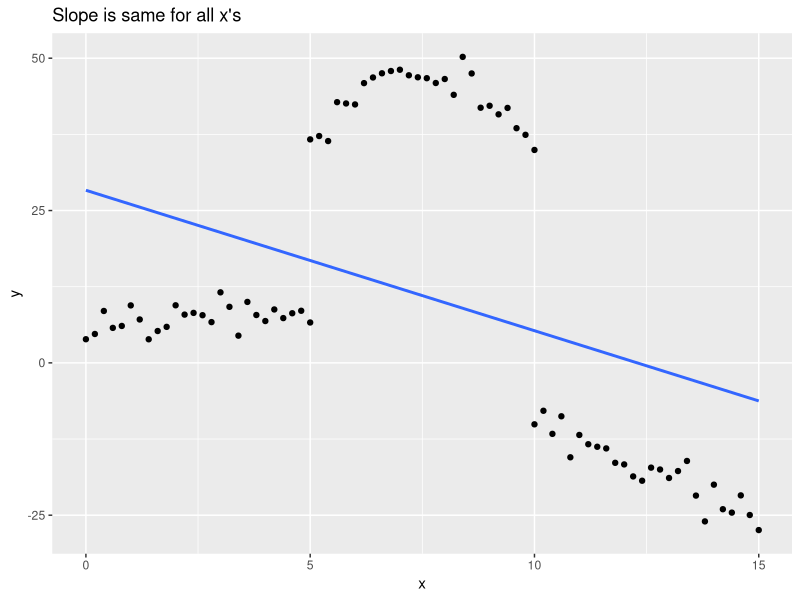
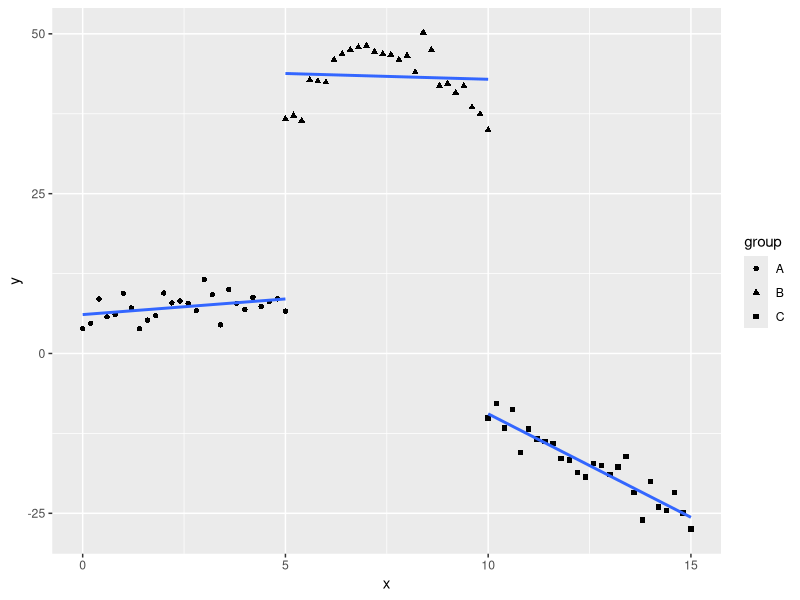
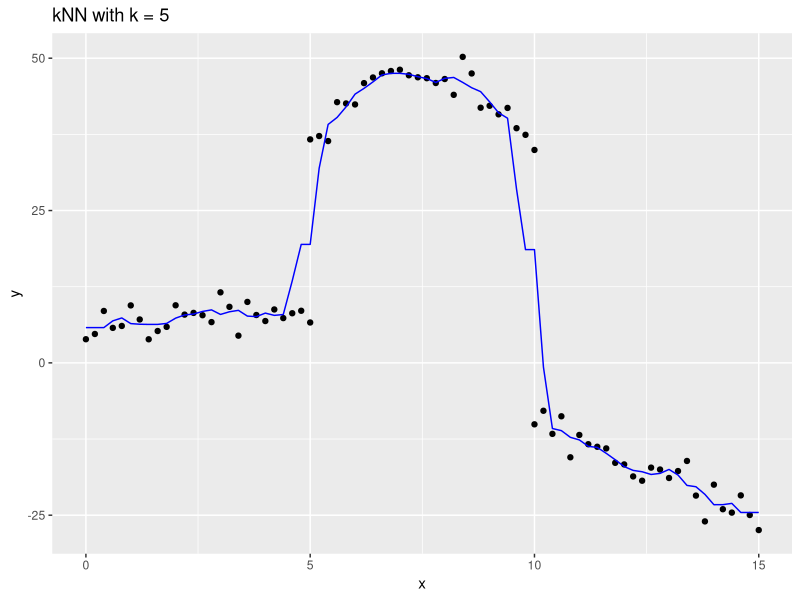
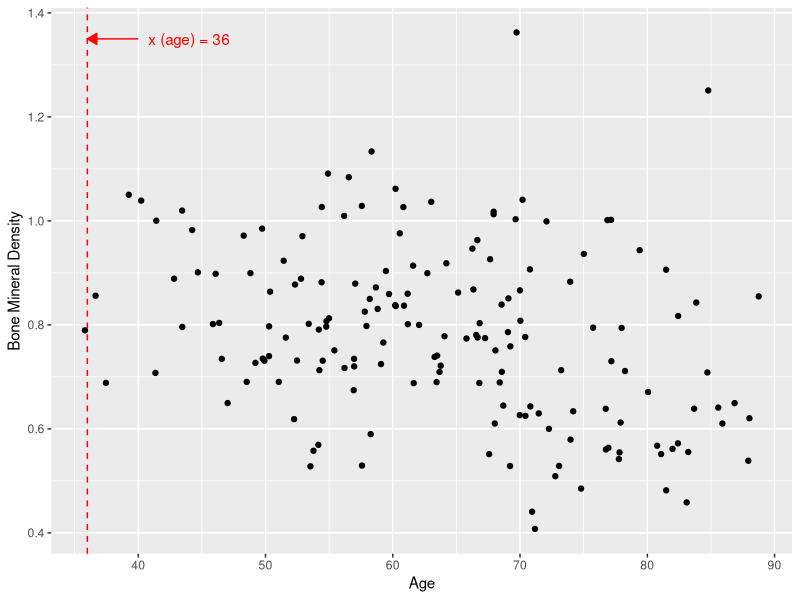

The R script that drew these images, in order:
## ---- chunk 1
knitr::opts_chunk$set(echo = TRUE)
## ---- chunk 2
remove(list = ls())

#Add libraries as needed
library(tidyverse)
library(FNN) #Use FNN for knn regression

#Read in dataset
bmd <- read.csv("L08_bmd.csv")
## ---- chunk 3
#Generate data
set.seed(123)
x1 <- seq(0,5,.2)
y1 <- 5 + 1*x1 + rnorm(length(x1), sd =2)
df1 <- data.frame(x = x1, y = y1, group = "A")

x2 <- seq(5,10,.2)
#y2 <- 10 + 4*x2 + rnorm(length(x2), sd = 2)
y2 <- -65 + 30*x2 - 2*x2^2 + rnorm(length(x2), sd = 2)
df2<- data.frame(x = x2, y = y2, group = "B")

x3 <- seq(10,15,.2)
y3 <- 20 -3*x3 + rnorm(length(x3), sd = 2)
df3<- data.frame(x = x3, y = y3, group = "C")
set.seed(NULL)

#Create data frame for ggplot
df <- rbind(df1, df2, df3)

#Create plot with single regression line (forcing slope to be same for all x)
ggplot(data = df, mapping = aes(x=x, y = y)) +
  geom_point() + 
  geom_smooth(method = lm, se = FALSE) +
  labs(title = "Slope is same for all x's")

#Create plot multiple slopes (one per section) - not shown in notes
ggplot(data = df, mapping = aes(x=x, y = y, shape = group)) +
  geom_point() + 
  geom_smooth(method = lm, se = FALSE)

#Build kNN model and Create kNN plot
xvars <- c("x")
knn.temp <- knn.reg(train = df[ , xvars, drop = FALSE],   
                    test = data.frame(x = seq(0, 15, by = 0.2)),
                    y = df$y,
                    k = 5) 

ggplot(data = df, mapping = aes(x = x, y = y)) +
  geom_point() +
  labs(title = "kNN with k = 5") + 
  geom_line(data = data.frame(x = seq(0,15,by=0.2), y = knn.temp$pred), color = "blue")

## ---- chunk 4
ggplot(data = bmd, mapping = aes(x = age, y = bmd)) +
  geom_point() +
  labs(x = "Age",
       y = "Bone Mineral Density") + 
  geom_vline(xintercept = 36, color = "red", linetype = "dashed") + 
  annotate("text", x = 44, y = 1.35, label= "x (age) = 36", color = "red") +
  annotate("segment", x = 40, y = 1.35, xend = 36, yend = 1.35, color = "red",
         arrow = arrow(type = "closed", length = unit(0.02, "npc")))
## ---- chunk 5
#Create Indicator(s) for Medication
#First, determine the levels of medication

bmd <-
  bmd %>%
  mutate(Anti = ifelse(medication == "Anticonvulsant", 1, 0),
         Gluc = ifelse(medication == "Glucocorticoids", 1, 0))

#Create indicators - since medication has 3 levels, create 2 indicators

xvars <- c("age", "weight_kg", "Anti", "Gluc")
bmd[ , xvars] <- 
  scale(bmd[ , xvars], center = TRUE, scale = TRUE)

#Scale my numeric variables

set.seed(123)
train_ind <-
  sample(1:nrow(bmd), floor(.85 * nrow(bmd)))
set.seed(NULL)

#Training/Validation split

Train <- bmd[train_ind, ]
Validation <- bmd[-train_ind, ]

## ---- chunk 6
#Build Model

linModel <-
  lm(bmd ~ age + weight_kg + Anti + Gluc, data = Train)

#Find predictions for Test set

yhat <- predict(linModel, newdata = Validation)

#Calculation MSE
mse_reg <- mean((Validation$bmd - yhat)^2)
mse_reg 

#Calculate RMSE
rmse_reg <- sqrt(mse_reg)
rmse_reg
